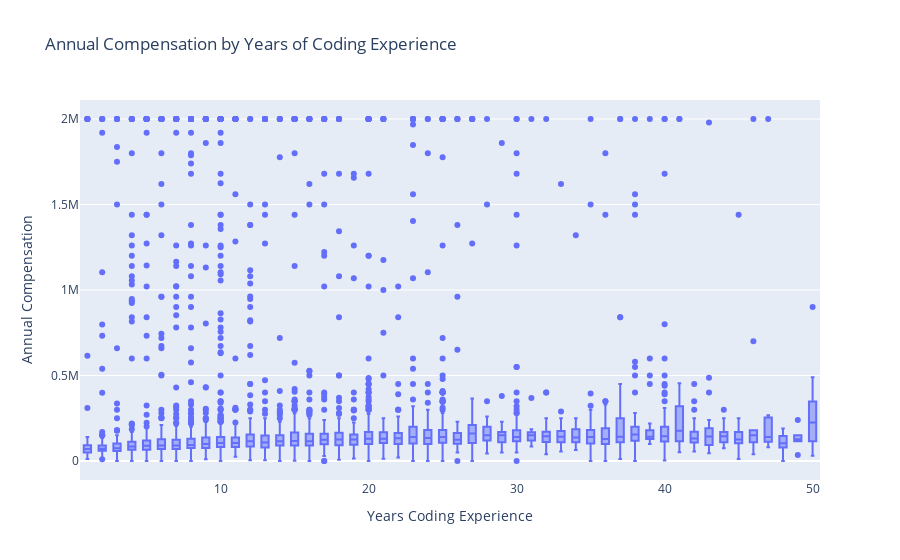

Here is the notebook cell this chart was saved with:
### Markdown cell above
Seems all over the map, and clearly we have outliers (2M comp with one year or pretty much any number of years of coding experience?). Let's take a look at a box plot to get a better intuition for the distribution by years of coding experience.

### Code cell
fig = px.box(df, x='YearsCode', y="ConvertedComp",
             labels={
                     "YearsCode": "Years Coding Experience",
                     "ConvertedComp": "Annual Compensation",
                       },
                title="Annual Compensation by Years of Coding Experience"
            )
fig.show()

### Figure 1 — Plotly figure (JSON) as saved in the notebook; plotly's stock layout.template omitted (floating-point values rounded to 4 significant figures; data arrays with more than 128 entries replaced by an {"elided": "..."} marker saying what was removed)
{"data": [{"alignmentgroup": "True", "hovertemplate": "Years Coding Experience=%{x}<br>Annual Compensation=%{y}<extra></extra>", "legendgroup": "", "marker": {"color": "#636efa"}, "name": "", "notched": false, "offsetgroup": "", "orientation": "v", "showlegend": false, "type": "box", "x": {"elided": "7204 str values"}, "x0": " ", "xaxis": "x", "y": {"elided": "7204 int values"}, "y0": " ", "yaxis": "y"}], "layout": {"boxmode": "group", "legend": {"tracegroupgap": 0}, "title": {"text": "Annual Compensation by Years of Coding Experience"}, "xaxis": {"anchor": "y", "domain": [0, 1], "title": {"text": "Years Coding Experience"}}, "yaxis": {"anchor": "x", "domain": [0, 1], "title": {"text": "Annual Compensation"}}}}
